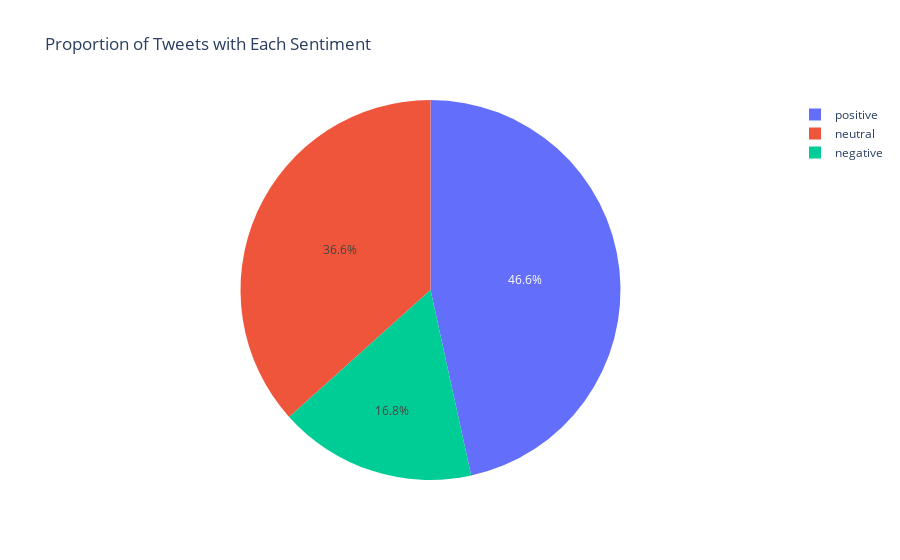

The code cell stored with this chart in its notebook:
### Code cell
import plotly.express as px
fig = px.pie(counts,values = counts.values, names = counts.index, title = "Proportion of Tweets with Each Sentiment")
fig.show()

### Figure 1 — Plotly figure (JSON) as saved in the notebook; plotly's stock layout.template omitted (floating-point values rounded to 4 significant figures)
{"data": [{"domain": {"x": [0, 1], "y": [0, 1]}, "hovertemplate": "index=%{label}<br>value=%{value}<extra></extra>", "labels": ["positive", "neutral", "negative"], "legendgroup": "", "name": "", "showlegend": true, "type": "pie", "values": [183, 144, 66]}], "layout": {"legend": {"tracegroupgap": 0}, "title": {"text": "Proportion of Tweets with Each Sentiment"}}}
